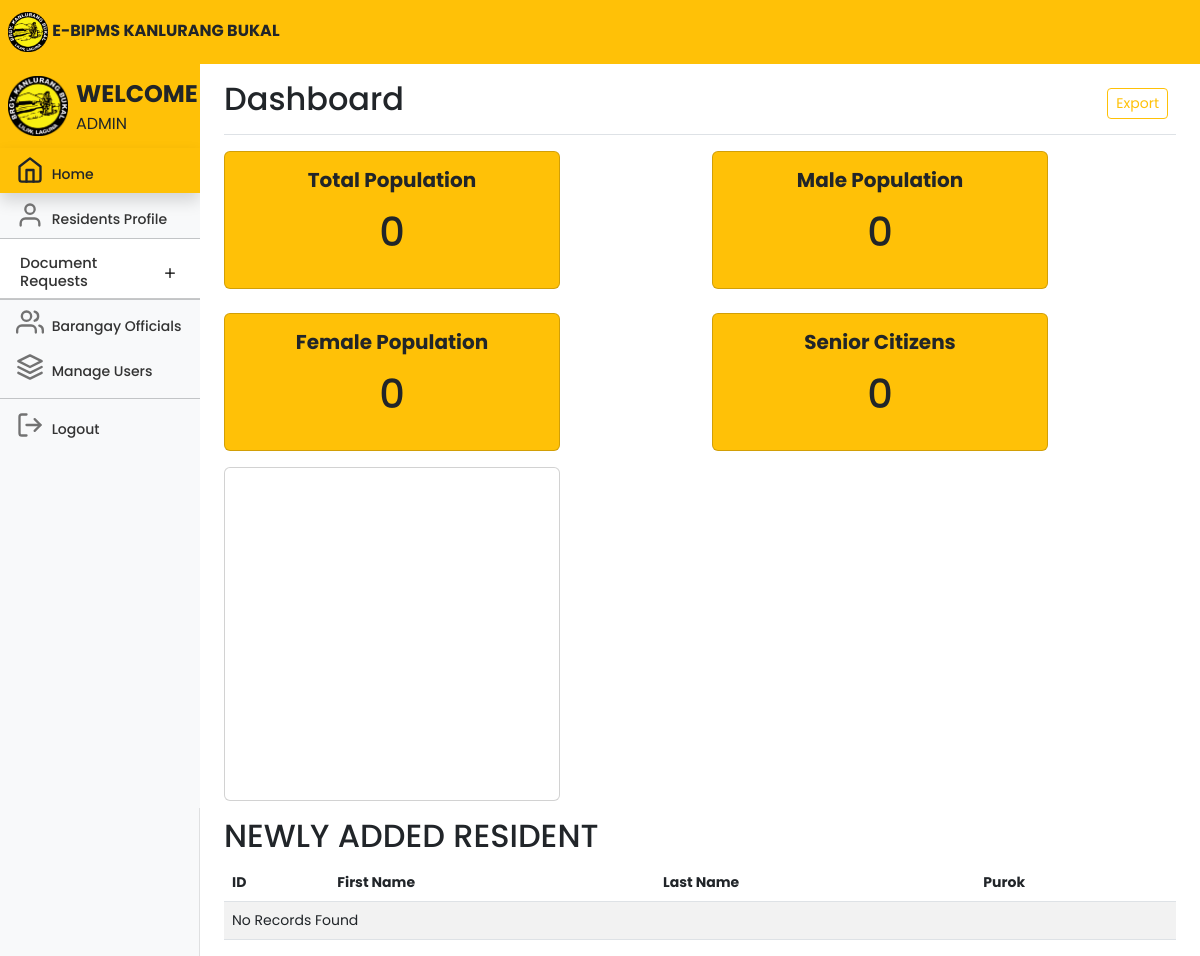
/adminhome.php (signed in), run on an earlier commit of the app's database.
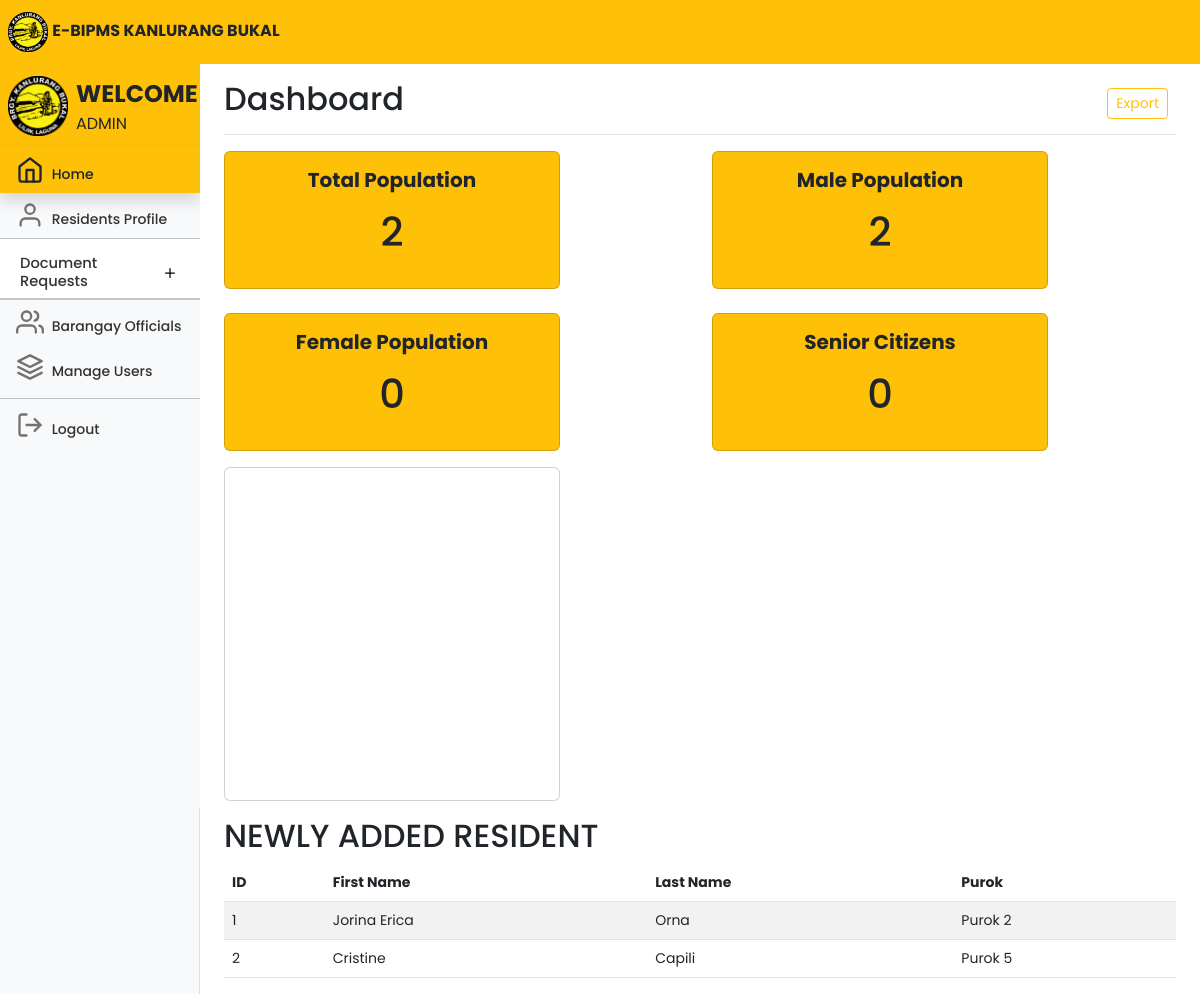
And on a later commit of the database.
### tables this page shows
CREATE TABLE `residents` (
  `id` int(11) NOT NULL,
  `firstname` varchar(100) NOT NULL,
  `middlename` varchar(100) NOT NULL,
  `lastname` varchar(100) NOT NULL,
  `birthday` varchar(100) NOT NULL,
  `house_no` varchar(100) NOT NULL,
  `purok` varchar(100) NOT NULL,
  `civilstatus` varchar(100) NOT NULL,
  `occupation` varchar(100) NOT NULL,
  `sex` varchar(100) NOT NULL
);

### adminhome.php (the view, shortened to what the changed rows need)
<!DOCTYPE html>
<html lang="en">
<head>
	<link rel="stylesheet" href="https://cdn.jsdelivr.net/npm/bootstrap-icons@1.7.2/font/bootstrap-icons.css">
	<link href="css/bootstrap.min.css" rel="stylesheet">
	<link rel="stylesheet" href="css/style.css">
	<link href="dashboard.css" rel="stylesheet">
</head>
<body>
	<div class="container-fluid">
		<div class="row">
			<nav id="sidebarMenu" class="col-md-3 col-lg-2 d-md-block bg-body-tertiary sidebar collapse">
				<div class="position-sticky pt-2 mt-2 sidebar-sticky bg-light">
					<ul class="nav flex-column">
						<li class="nav-item fs-7">
							<div class="accordion accordion-flush" id="accordionFlushExample" >
								<div class="accordion-item">
									<h2 class="accordion-header fs-7">
										<button class="accordion-button collapsed fs-7 pt-3 pb-2 nav-link" style="font-size:11pt;" type="button"
											data-bs-toggle="collapse" data-bs-target="#flush-collapseOne"
											aria-expanded="false" aria-controls="flush-collapseOne">
											Document Requests
										</button>
									</h2>
								</div>
						</li>
					</ul>
				</div>
			</nav>
			<main class="col-md-9 ms-sm-auto col-lg-10 px-md-4">
				<div
					class="d-flex justify-content-between flex-wrap flex-md-nowrap align-items-center pt-3 pb-2 mb-3 border-bottom">
					<h1 class="h2">Dashboard</h1>
				</div>
				<div class="d-flex flex-wrap row g-4 mb-3 gx-1">
					<div class="col">
						<div class="card bg-warning text-center text-dark" style="width: 21rem;">
							<div class="card-body">
								<p class="card-text">
									<?php
									include 'conn.php';
									$query = "SELECT id FROM residents";
									$query_run = mysqli_query($conn, $query);
									$row = mysqli_num_rows($query_run);
									echo '<h2 class="fs-1"> ' . $row . '</h2>';
									?>
								</p>
							</div>
						</div>
					</div>
					<div class="col">
						<div class="card bg-warning text-center text-dark" style="width: 21rem;">
							<div class="card-body">
								<p class="card-text">
									<?php
									include 'conn.php';
									$query = "SELECT id FROM residents WHERE sex='Female'";
									$query_run = mysqli_query($conn, $query);
									$row = mysqli_num_rows($query_run);
									echo '<h2 class="fs-1"> ' . $row . '</h2>';
									?>
								</p>
							</div>
						</div>
					</div>
					<div class="col">
						<div class="card bg-warning text-center text-dark" style="width: 21rem;">
							<div class="card-body">
								<p class="card-text">
									<?php
									include 'conn.php';
									$query = "SELECT id FROM residents WHERE sex='Male'";
									$query_run = mysqli_query($conn, $query);
									$row = mysqli_num_rows($query_run);
									echo '<h2 class="fs-1"> ' . $row . '</h2>';
									?>
								</p>
							</div>
						</div>
					</div>
					<div class="col">
						<div class="card bg-warning text-center text-dark" style="width: 21rem;">
							<div class="card-body">
								<p class="card-text">
									<?php
									include 'conn.php';
									$query = "SELECT id FROM residents WHERE sex='Male'";
									$query_run = mysqli_query($conn, $query);
									$row = mysqli_num_rows($query_run);
									echo '<h2 class="fs-1"> ' . $row . '</h2>';
									?>
								</p>
							</div>
						</div>
					</div>
				</div>
				<h2>NEWLY ADDED RESIDENT</h2>
				<div class="table-responsive">
					<table class="table table-striped table-hover table-md">
						<thead>
							<tr>
								<th scope="col">ID</th>
								<th scope="col">First Name</th>
								<th scope="col">Last Name</th>
								<th scope="col">Purok</th>
							</tr>
						</thead>
						<tbody>
							<?php
							include 'conn.php';
							$query = "SELECT * FROM residents LIMIT 5";
							$query_run = mysqli_query($conn, $query);
							if (mysqli_num_rows($query_run) > 0) {
								foreach ($query_run as $items) {
									?>
									<tr>
										<td>
											<?= $items['id']; ?>
										</td>
										<td>
											<?= $items['firstname']; ?>
										</td>
										<td>
											<?= $items['lastname']; ?>
										</td>
										<td>
											<?= $items['purok']; ?>
										</td>
									</tr>
									<?php
								}
							} else {
								?>
								<tr>
									<td colspan="4">No Records Found</td>
								</tr>
								<?php
							}
							?>
						</tbody>
					</table>
				</div>
			</main>
		</div>
	</div>
</body>
</html>

What changed in the data, as far as the page shows it:
added residents: id "1", firstname "Jorina Erica", lastname "Orna", purok "Purok 2"
added residents: id "2", firstname "Cristine", lastname "Capili", purok "Purok 5"
Also different on the page:
$row: "0" → "2"
text no longer shown: "No Records Found"
